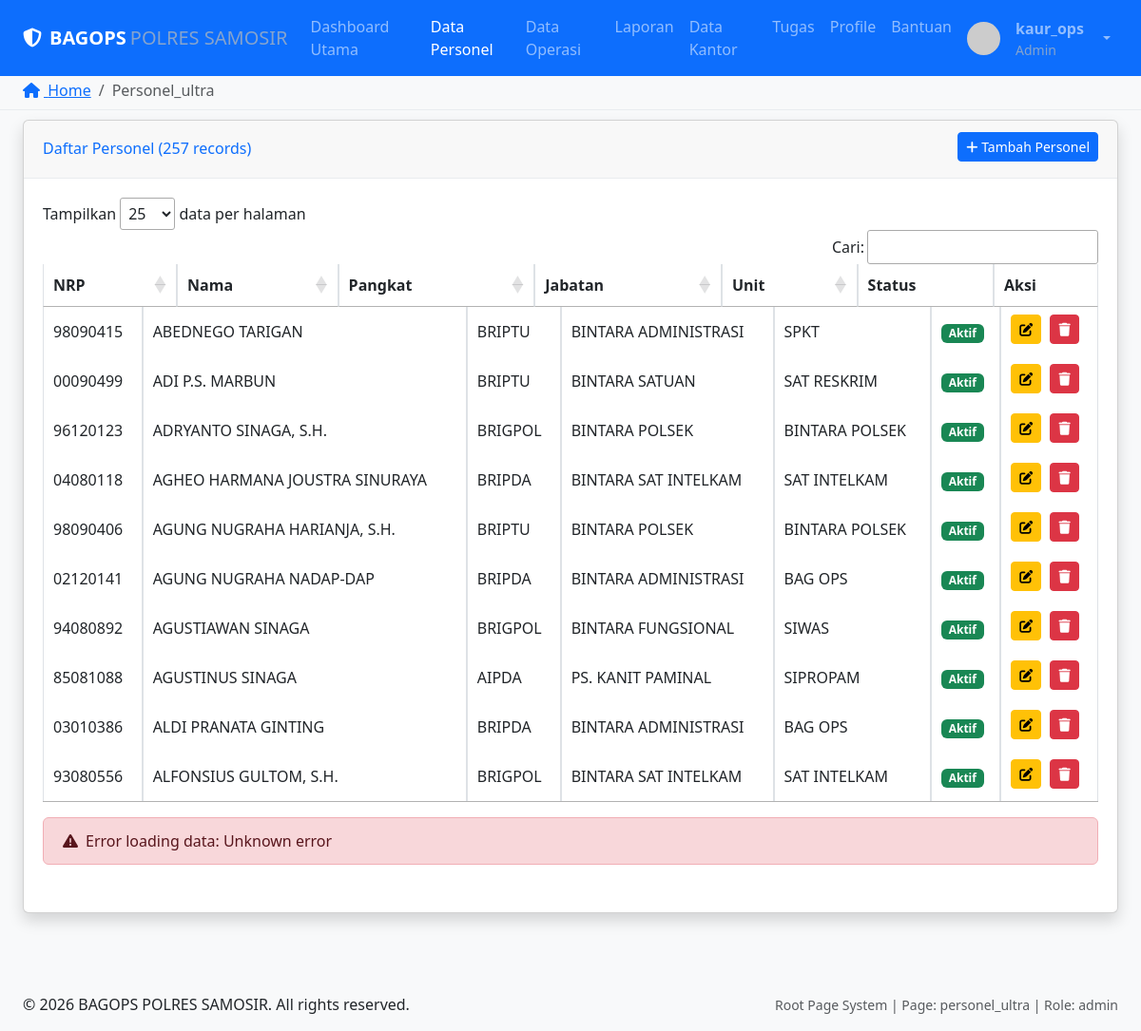
The page /simple_root_system.php?page=personel_ultra (signed in) on the database its author committed.
### tables this page shows
CREATE TABLE `pages` (
  `id` int(11) NOT NULL,
  `page_key` varchar(100) NOT NULL,
  `title` varchar(200) NOT NULL,
  `description` text DEFAULT NULL,
  `target_role` enum('all','super_admin','admin','kabag_ops','kaur_ops','user') DEFAULT 'all',
  `is_active` tinyint(1) DEFAULT 1,
  `order_index` int(11) DEFAULT 0,
  `parent_page_id` int(11) DEFAULT NULL,
  `page_type` enum('standard','dashboard','report','settings','profile') DEFAULT 'standard',
  `layout_type` enum('default','full_width','sidebar','minimal') DEFAULT 'default',
  `requires_auth` tinyint(1) DEFAULT 1,
  `created_at` timestamp NOT NULL DEFAULT current_timestamp(),
  `updated_at` timestamp NOT NULL DEFAULT current_timestamp() ON UPDATE current_timestamp()
);

CREATE TABLE `users` (
  `id` int(11) NOT NULL,
  `username` varchar(50) NOT NULL,
  `password` varchar(255) NOT NULL,
  `nama` varchar(255) NOT NULL,
  `email` varchar(255) DEFAULT NULL,
  `role` varchar(50) DEFAULT 'user',
  `is_active` tinyint(1) DEFAULT 1,
  `last_login` timestamp NULL DEFAULT NULL,
  `created_at` timestamp NOT NULL DEFAULT current_timestamp(),
  `updated_at` timestamp NOT NULL DEFAULT current_timestamp() ON UPDATE current_timestamp()
);

CREATE TABLE `personel` (
  `id` int(11) NOT NULL,
  `nrp` varchar(20) NOT NULL,
  `nama` varchar(255) NOT NULL,
  `pangkat` varchar(50) DEFAULT NULL,
  `jabatan` varchar(100) DEFAULT NULL,
  `jabatan_asli` varchar(255) DEFAULT NULL,
  `unit` varchar(100) DEFAULT NULL,
  `kantor` varchar(100) DEFAULT NULL,
  `status_jabatan` varchar(20) DEFAULT NULL,
  `kategori_personil` varchar(20) DEFAULT NULL,
  `keterangan` text DEFAULT NULL,
  `is_active` tinyint(1) DEFAULT 1,
  `created_at` timestamp NOT NULL DEFAULT current_timestamp(),
  `updated_at` timestamp NOT NULL DEFAULT current_timestamp() ON UPDATE current_timestamp()
);

### simple_root_system.php (called while the page is built, shortened)
<?php
require_once __DIR__ . '/config/database.php';
require_once __DIR__ . '/classes/Auth.php';
class SimpleRootPageSystem {
    public function __construct() {
        $this->db = (new Database())->getConnection();
        $this->auth = new Auth($this->db);
        $this->userRole = $this->auth->getCurrentUser()['role'] ?? 'user';
        $this->renderPage();
    }
    private function renderPage() {
        include __DIR__ . '/layouts/simple_layout.php';
    }
}
new SimpleRootPageSystem();
?>

### classes/Auth.php (called while the page is built, shortened)
<?php
class Auth {
    private $db;
    public function __construct($database) {
        $this->db = $database;
    }
    public function isLoggedIn() {
        $loggedIn = isset($_SESSION['logged_in']) && $_SESSION['logged_in'] === true;
        return $loggedIn;
    }
    public function getCurrentUser() {
        if ($this->isLoggedIn()) {
            try {
                $stmt = $this->db->prepare("SELECT id, username, nama, role, email FROM users WHERE id = :id LIMIT 1");
                $stmt->bindParam(':id', $_SESSION['user_id'], PDO::PARAM_INT);
                $stmt->execute();
                $user = $stmt->fetch(PDO::FETCH_ASSOC);
                if ($user) {
                    return [
                        'id' => $user['id'],
                        'username' => $user['username'] ?? $_SESSION['username'],
                        'nama' => $user['nama'],
                        'email' => $user['email'] ?? '',
                        'full_name' => $user['nama'] ?? $user['username'] ?? 'User',
                        'role' => $user['role'],
                        'avatar' => null
                    ];
                }
            } catch(Exception $e) {
                error_log("Get current user error: " . $e->getMessage());
            }
            return [
                'id' => $_SESSION['user_id'],
                'username' => $_SESSION['username'],
                'email' => $_SESSION['email'] ?? '',
                'full_name' => $_SESSION['full_name'],
                'role' => $_SESSION['role'],
                'avatar' => $_SESSION['avatar'] ?? null
            ];
        }
        return null;
    }
}
?>

### config/database.php (called while the page is built, shortened)
<?php
class Database {
    private $host = 'localhost';
    private $db_name = 'bagops_db';
    private $username = 'root';
    private $password = 'root';
    public function getConnection() {
        $this->conn = null;
        try {
            $dsn = "mysql:host=" . $this->host . ";dbname=" . $this->db_name . ";charset=utf8mb4";
            $this->conn = new PDO($dsn, $this->username, $this->password, [
                PDO::ATTR_ERRMODE, PDO::ERRMODE_EXCEPTION,
                PDO::ATTR_DEFAULT_FETCH_MODE, PDO::FETCH_ASSOC,
                PDO::ATTR_EMULATE_PREPARES, false,
            ]);
        } catch(PDOException $e) {
            try {
                $dsn = "mysql:host=127.0.0.1;port=3306;dbname=" . $this->db_name . ";charset=utf8mb4";
                $this->conn = new PDO($dsn, $this->username, $this->password, [
                    PDO::ATTR_ERRMODE, PDO::ERRMODE_EXCEPTION,
                    PDO::ATTR_DEFAULT_FETCH_MODE, PDO::FETCH_ASSOC,
                    PDO::ATTR_EMULATE_PREPARES, false,
                ]);
            } catch(PDOException $e2) {
                error_log("Database connection failed: " . $e2->getMessage());
                throw new Exception("Database connection failed: " . $e2->getMessage());
            }
        }
        return $this->conn;
    }
}
?>

### pages/personel_ultra.php (the view, shortened to what this page needs)
<?php
try {
    $stmt = $GLOBALS['db']->prepare("SELECT COUNT(*) as total FROM personel WHERE is_active = 1");
    $stmt->execute();
    $count = $stmt->fetch()['total'];
    $stmt = $GLOBALS['db']->prepare("SELECT id, nrp, nama, pangkat, jabatan, unit, is_active FROM personel WHERE is_active = 1 ORDER BY nama LIMIT 10");
    $stmt->execute();
    $personel = $stmt->fetchAll(PDO::FETCH_ASSOC);
} catch (Exception $e) {
    $count = 0;
    $personel = [];
}
?>
<div class="row mb-4">
    <div class="col-md-12">
        <div class="card shadow">
            <div class="card-header py-3 d-flex justify-content-between align-items-center">
                <h6 class="m-0 font-weight-bold text-primary">Daftar Personel (<?php echo number_format($count); ?> records)</h6>
                <button class="btn btn-primary btn-sm" onclick="addPersonel()">
                    <i class="fas fa-plus"></i> Tambah Personel
                </button>
            </div>
            <div class="card-body">
                <div class="table-responsive" id="personelTable_wrapper">
                    <table class="table table-bordered" id="personelTable">
                        <thead>
                            <tr>
                                <th>NRP</th>
                                <th>Nama</th>
                                <th>Pangkat</th>
                                <th>Jabatan</th>
                                <th>Unit</th>
                                <th>Status</th>
                                <th>Aksi</th>
                            </tr>
                        </thead>
                        <tbody>
                            <?php if (empty($personel)): ?>
                                <tr>
                                    <td colspan="7" class="text-center text-muted py-4">
                                        <i class="fas fa-users fa-3x mb-3 text-muted"></i><br>
                                        Belum ada data personel
                                    </td>
                                </tr>
                            <?php else: ?>
                                <?php foreach ($personel as $p): ?>
                                    <tr>
                                        <td><?php echo htmlspecialchars($p['nrp'] ?? '-'); ?></td>
                                        <td><?php echo htmlspecialchars($p['nama'] ?? '-'); ?></td>
                                        <td><?php echo htmlspecialchars($p['pangkat'] ?? '-'); ?></td>
                                        <td><?php echo htmlspecialchars($p['jabatan'] ?? '-'); ?></td>
                                        <td><?php echo htmlspecialchars($p['unit'] ?? '-'); ?></td>
                                        <td>
                                            <?php if ($p['is_active'] ?? false): ?>
                                                <span class="badge bg-success">Aktif</span>
                                            <?php else: ?>
                                                <span class="badge bg-secondary">Tidak Aktif</span>
                                            <?php endif; ?>
                                        </td>
                                        <td>
                                            <button class="btn btn-warning btn-sm" title="Edit" onclick="editPersonel('<?php echo $p['id']; ?>')">
                                                <i class="fas fa-edit"></i>
                                            </button>
                                            <button class="btn btn-danger btn-sm" title="Hapus" onclick="deletePersonel('<?php echo $p['id']; ?>')">
                                                <i class="fas fa-trash"></i>
                                            </button>
                                        </td>
                                    </tr>
                                <?php endforeach; ?>
                            <?php endif; ?>
                        </tbody>
                    </table>
                </div>
            </div>
        </div>
    </div>
</div>

### layouts/simple_layout.php (shortened to what this page needs)
<?php
$currentPage = $GLOBALS['current_page'] ?? 'dashboard';
$userRole = $GLOBALS['user_role'] ?? 'user';
$auth = $GLOBALS['auth'] ?? null;
$currentUser = $auth ? $auth->getCurrentUser() : ['username' => 'Guest', 'role' => 'guest'];
?>
<!DOCTYPE html>
<html lang="id">
<head>
    <link href="assets/css/bootstrap.min.css" rel="stylesheet">
    <link href="assets/css/fontawesome.min.css" rel="stylesheet">
    <link href="assets/css/jquery.dataTables.min.css" rel="stylesheet">
</head>
<body class="bg-light">
    <header class="navbar navbar-expand-lg navbar-dark bg-primary fixed-top" data-bs-theme="dark">
        <div class="container-fluid px-4">
            <a class="navbar-brand d-flex align-items-center" href="simple_root_system.php?page=dashboard">
                <i class="fas fa-shield-alt me-2"></i>
                <span class="fw-bold">BAGOPS</span>
                <span class="d-none d-lg-inline ms-1 text-muted">POLRES SAMOSIR</span>
            </a>
            <div class="collapse navbar-collapse" id="navbarNav">
                <ul class="navbar-nav mx-auto">
                    <?php
                    try {
                        require_once 'config/database.php';
                        $db = (new Database())->getConnection();
                        $stmt = $db->prepare("
                            SELECT page_key, title, target_role
                            FROM pages
                            WHERE is_active = 1
                            AND (target_role = :role OR target_role = 'all')
                            ORDER BY order_index
                        ");
                        $stmt->bindParam(':role', $userRole);
                        $stmt->execute();
                        $pages = $stmt->fetchAll(PDO::FETCH_ASSOC);
                        foreach ($pages as $page) {
                            $activeClass = ($page['page_key'] === $currentPage) ? 'active' : '';
                            echo '<li class="nav-item">';
                            echo '<a class="nav-link ' . $activeClass . '" href="simple_root_system.php?page=' . htmlspecialchars($page['page_key']) . '">';
                            echo '<span>' . htmlspecialchars($page['title']) . '</span>';
                            echo '</a>';
                            echo '</li>';
                        }
                    } catch (Exception $e) {
                        echo '<li class="nav-item"><a class="nav-link" href="simple_root_system.php?page=dashboard">Dashboard</a></li>';
                        echo '<li class="nav-item"><a class="nav-link" href="simple_root_system.php?page=personel">Personel</a></li>';
                    }
                    ?>
                </ul>
                <ul class="navbar-nav">
                    <li class="nav-item dropdown">
                        <a class="nav-link dropdown-toggle d-flex align-items-center gap-3" href="#" role="button"
                           data-bs-toggle="dropdown" aria-expanded="false">
                            <img src="https://picsum.photos/seed/<?php echo htmlspecialchars($currentUser['username']); ?>/35/35"
                                 alt="User Avatar" class="rounded-circle border-2 border-white">
                            <div class="d-none d-lg-block text-start">
                                <div class="fw-semibold"><?php echo htmlspecialchars($currentUser['username']); ?></div>
                                <div class="small text-muted"><?php echo htmlspecialchars(ucfirst($currentUser['role'])); ?></div>
                            </div>
                        </a>
                    </li>
                </ul>
            </div>
        </div>
    </header>
    <main class="main-content" id="main-content">
        <nav class="breadcrumb-container" aria-label="breadcrumb">
            <div class="container-fluid px-4">
                <ol class="breadcrumb mb-0">
                    <li class="breadcrumb-item">
                        <a href="simple_root_system.php?page=dashboard">
                            <i class="fas fa-home me-1"></i>
                            Home
                        </a>
                    </li>
                    <li class="breadcrumb-item active" aria-current="page"><?php echo htmlspecialchars(ucfirst($currentPage)); ?></li>
                </ol>
            </div>
        </nav>
        <div class="page-content">
            <div class="container-fluid px-4">
                <?php
                try {
                    $templateFile = __DIR__ . "/../pages/{$currentPage}.php";
                    if (file_exists($templateFile)) {
                        include $templateFile;
                    }
                } catch (Exception $e) {
                    echo '<div class="alert alert-danger">';
                    echo '<h5><i class="fas fa-exclamation-triangle me-2"></i>Error</h5>';
                    echo '<p class="mb-0">' . htmlspecialchars($e->getMessage()) . '</p>';
                    echo '</div>';
                }
                ?>
            </div>
        </div>
    </main>
    <footer class="footer bg-light py-3 mt-4">
        <div class="container-fluid px-4">
            <div class="row">
                <div class="col-md-6">
                    <p class="mb-0">&copy; <?php echo date('Y'); ?> BAGOPS POLRES SAMOSIR. All rights reserved.</p>
                </div>
                <div class="col-md-6 text-end">
                    <small class="text-muted">
                        Root Page System | Page: <?php echo htmlspecialchars($currentPage); ?> |
                        Role: <?php echo htmlspecialchars($userRole); ?>
                    </small>
                </div>
            </div>
        </div>
    </footer>
</body>
</html>

### layouts/simple_layout.php (style rules this page uses)
.main-content { margin-top: 70px !important; padding-top: 5px !important; }
.breadcrumb-container { padding: 8px 0 !important; margin-bottom: 5px !important; border-bottom: 1px solid #e9ecef; }
.page-content { padding: 5px 0 !important; }
.card { margin-bottom: 15px !important; box-shadow: 0 2px 4px rgba(0,0,0,0.05); }
.card-header { padding: 12px 20px !important; border-bottom: 1px solid #e9ecef; }
.card-body { padding: 20px !important; }
.table { margin-bottom: 0 !important; }
.table-responsive { margin-bottom: 15px !important; width: 100% !important; }
#personelTable { width: 100% !important; }
.dropdown-toggle { cursor: pointer !important; }
.btn { margin-right: 5px !important; margin-bottom: 5px !important; }
.btn:last-child { margin-right: 0 !important; }

### rows shown on the page
pages: title "Dashboard Utama"
pages: title "Data Personel"
pages: title "Data Operasi"
pages: title "Laporan"
pages: title "Data Kantor"
pages: title "Tugas"
pages: title "Profile"
pages: title "Bantuan"
users: username "kaur_ops", role "Admin"
personel: nrp "98090415", nama "ABEDNEGO TARIGAN", pangkat "BRIPTU", jabatan "BINTARA ADMINISTRASI", unit "SPKT", is_active "Aktif"
personel: nrp "00090499", nama "ADI P.S. MARBUN", pangkat "BRIPTU", jabatan "BINTARA SATUAN", unit "SAT RESKRIM", is_active "Aktif"
personel: nrp "96120123", nama "ADRYANTO SINAGA, S.H.", pangkat "BRIGPOL", jabatan "BINTARA POLSEK", unit "BINTARA POLSEK", is_active "Aktif"
personel: nrp "04080118", nama "AGHEO HARMANA JOUSTRA SINURAYA", pangkat "BRIPDA", jabatan "BINTARA SAT INTELKAM", unit "SAT INTELKAM", is_active "Aktif"
personel: nrp "98090406", nama "AGUNG NUGRAHA HARIANJA, S.H.", pangkat "BRIPTU", jabatan "BINTARA POLSEK", unit "BINTARA POLSEK", is_active "Aktif"
personel: nrp "02120141", nama "AGUNG NUGRAHA NADAP-DAP", pangkat "BRIPDA", jabatan "BINTARA ADMINISTRASI", unit "BAG OPS", is_active "Aktif"
personel: nrp "94080892", nama "AGUSTIAWAN SINAGA", pangkat "BRIGPOL", jabatan "BINTARA FUNGSIONAL", unit "SIWAS", is_active "Aktif"
personel: nrp "85081088", nama "AGUSTINUS SINAGA", pangkat "AIPDA", jabatan "PS. KANIT PAMINAL", unit "SIPROPAM", is_active "Aktif"
personel: nrp "03010386", nama "ALDI PRANATA GINTING", pangkat "BRIPDA", jabatan "BINTARA ADMINISTRASI", unit "BAG OPS", is_active "Aktif"
personel: nrp "93080556", nama "ALFONSIUS GULTOM, S.H.", pangkat "BRIGPOL", jabatan "BINTARA SAT INTELKAM", unit "SAT INTELKAM", is_active "Aktif"

### other values the page prints
$currentPage "Personel_ultra"
$count "257"
$currentPage "personel_ultra"
$userRole "admin"
